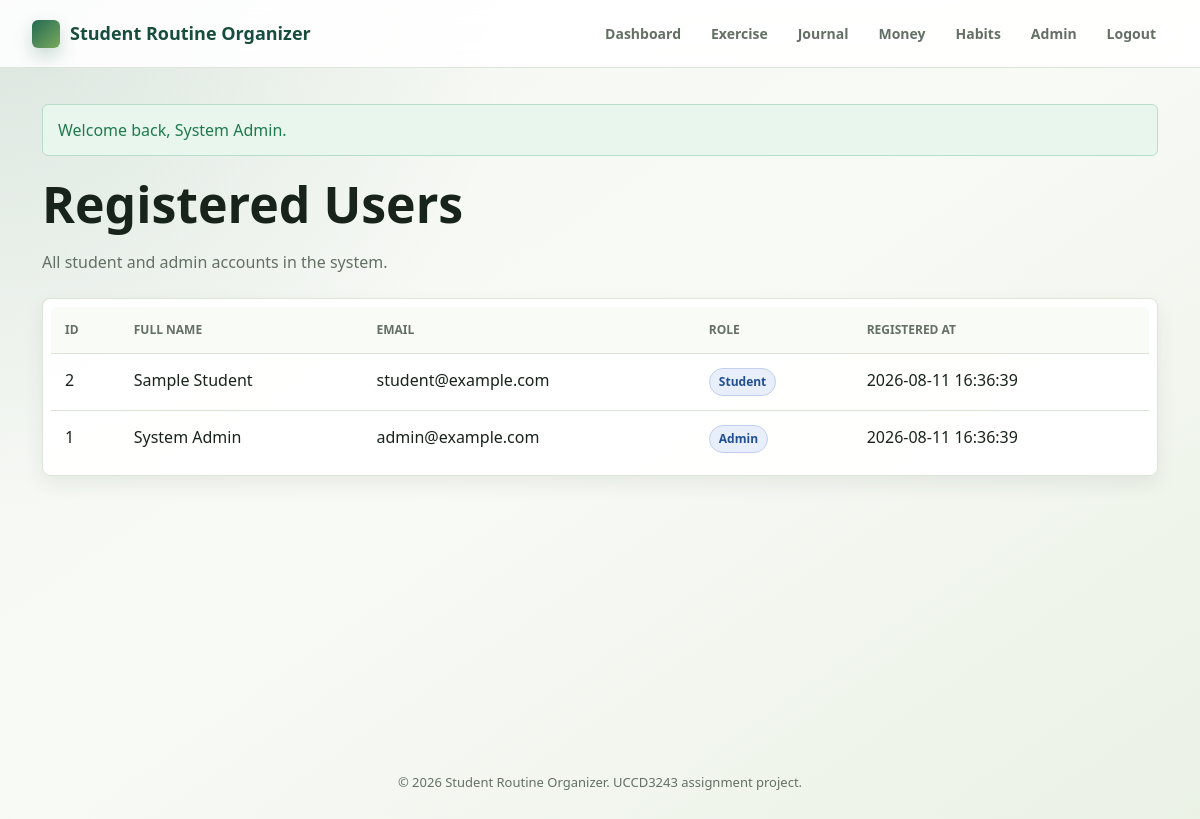
The page /admin/users.php (signed in) on the database its author committed.
### tables this page shows
CREATE TABLE users (
  user_id INT AUTO_INCREMENT PRIMARY KEY,
  full_name VARCHAR(100) NOT NULL,
  email VARCHAR(120) NOT NULL UNIQUE,
  password_hash VARCHAR(255) NOT NULL,
  role ENUM('student', 'admin') NOT NULL DEFAULT 'student',
  created_at TIMESTAMP DEFAULT CURRENT_TIMESTAMP
);

### includes/validation.php (called while the page is built, shortened)
<?php
function escapeOutput(?string $value): string
{
    return htmlspecialchars((string) $value, ENT_QUOTES, 'UTF-8');
}

### admin/users.php (the view, shortened to what this page needs)
<?php
$users = [];
$usersError = null;
try {
    $connection = getDatabaseConnection();
    $result = $connection->query('SELECT user_id, full_name, email, role, created_at FROM users ORDER BY created_at DESC, user_id DESC');
    $users = $result->fetch_all(MYSQLI_ASSOC);
} catch (Throwable $exception) {
    logApplicationException($exception, 'admin users');
    $usersError = 'Registered users are unavailable right now.';
}
require __DIR__ . '/../includes/header.php';
?>
<section class="section-heading">
    <h1>Registered Users</h1>
    <p class="muted">All student and admin accounts in the system.</p>
</section>
<?php if ($usersError): ?>
    <div class="alert alert-error"><?= escapeOutput($usersError); ?></div>
<?php else: ?>
    <section class="panel table-panel">
        <table class="data-table">
            <thead>
                <tr>
                    <th>ID</th>
                    <th>Full Name</th>
                    <th>Email</th>
                    <th>Role</th>
                    <th>Registered At</th>
                </tr>
            </thead>
            <tbody>
                <?php foreach ($users as $user): ?>
                    <tr>
                        <td><?= (int) $user['user_id']; ?></td>
                        <td><?= escapeOutput($user['full_name']); ?></td>
                        <td><?= escapeOutput($user['email']); ?></td>
                        <td><span class="status-pill"><?= escapeOutput(ucfirst($user['role'])); ?></span></td>
                        <td><?= escapeOutput($user['created_at']); ?></td>
                    </tr>
                <?php endforeach; ?>
            </tbody>
        </table>
    </section>
<?php endif; ?>
<?php require __DIR__ . '/../includes/footer.php'; ?>

### assets/css/journal_editor.css (style rules this page uses)
:root { --nj-bg: #f4f7f2; --nj-surface: rgba(255, 255, 255, 0.94); --nj-surface-soft: #f8faf6; --nj-primary: #236a54; --nj-primary-dark: #174d3d; --nj-primary-light: #e2f1ea; --nj-text: #17231b; --nj-muted: #647064; --nj-border: #dbe4d7; --nj-rose: #b84a62; --nj-rose-light: #fdebf0; --nj-amber: #d9822b; --nj-amber-light: #fff0de; --nj-blue: #3569b7; --nj-blue-light: #e8effb; --nj-purple: #7b4eb2; --nj-purple-light: #f1ebf9; --nj-shadow-sm: 0 4px 14px rgba(23, 35, 27, 0.06); --nj-shadow-md: 0 10px 30px rgba(23, 35, 27, 0.1); --nj-shadow-lg: 0 20px 45px rgba(23, 35, 27, 0.15); --nj-radius: 12px; --nj-radius-sm: 8px; --nj-font-ui: 'Plus Jakarta Sans', 'Inter', -apple-system, BlinkMacSystemFont, sans-serif; --nj-font-canvas: 'Lora', 'Playfair Display', Georgia, serif; }

### rows shown on the page
users: user_id "2", full_name "Sample Student", email "student@example.com", role "Student", created_at "2026-08-11 16:36:39"
users: user_id "1", full_name "System Admin", email "admin@example.com", role "Admin", created_at "2026-08-11 16:36:39"

### other values the page prints
APP_NAME "Student Routine Organizer"
escapeOutput($label) "Dashboard"
escapeOutput($label) "Exercise"
escapeOutput($label) "Journal"
escapeOutput($label) "Money"
escapeOutput($label) "Habits"
$message "Welcome back, System Admin."
